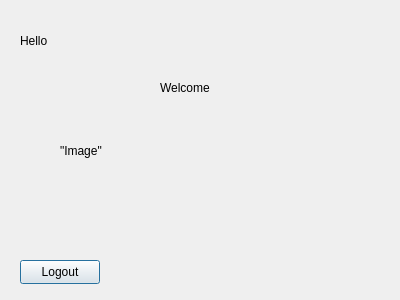
<?xml version="1.0" encoding="UTF-8"?>
<ui version="4.0">
 <class>WelcomeWindow</class>
 <widget class="QDialog" name="WelcomeWindow">
  <property name="geometry">
   <rect>
    <x>0</x>
    <y>0</y>
    <width>400</width>
    <height>300</height>
   </rect>
  </property>
  <property name="windowTitle">
   <string>Dialog</string>
  </property>
  <widget class="QLabel" name="labelHello">
   <property name="geometry">
    <rect>
     <x>20</x>
     <y>10</y>
     <width>361</width>
     <height>61</height>
    </rect>
   </property>
   <property name="text">
    <string>Hello </string>
   </property>
  </widget>
  <widget class="QLabel" name="labelWelcome">
   <property name="geometry">
    <rect>
     <x>160</x>
     <y>80</y>
     <width>81</width>
     <height>16</height>
    </rect>
   </property>
   <property name="text">
    <string>Welcome</string>
   </property>
  </widget>
  <widget class="QLabel" name="labelWelcomePic">
   <property name="geometry">
    <rect>
     <x>60</x>
     <y>50</y>
     <width>271</width>
     <height>201</height>
    </rect>
   </property>
   <property name="text">
    <string>&quot;Image&quot;</string>
   </property>
  </widget>
  <widget class="QPushButton" name="pushButtonLogout">
   <property name="geometry">
    <rect>
     <x>20</x>
     <y>260</y>
     <width>80</width>
     <height>24</height>
    </rect>
   </property>
   <property name="text">
    <string>Logout</string>
   </property>
  </widget>
 </widget>
 <resources/>
 <connections/>
</ui>
